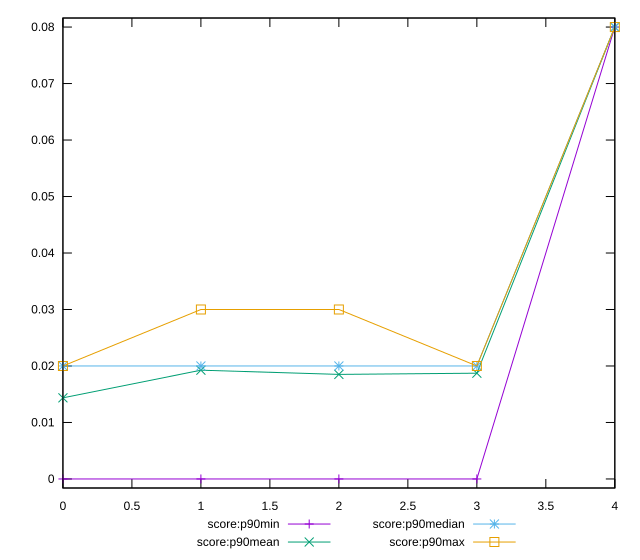

The gnuplot source for this figure:
reset

$scoreP90Min <<EOF
0 0
1 0
2 0
3 0
4 0.08
EOF

$scoreP90Mean <<EOF
0 0.014361702127659583
1 0.019255319148936183
2 0.01851063829787235
3 0.01872340425531916
4 0.08000000000000006
EOF

$scoreP90Median <<EOF
0 0.02
1 0.02
2 0.02
3 0.02
4 0.08
EOF

$scoreP90Max <<EOF
0 0.02
1 0.03
2 0.03
3 0.02
4 0.08
EOF

set key outside below
set xrange [0:4]
set yrange [-0.0016000000000000012:0.08160000000000006]
set trange [-0.0016000000000000012:0.08160000000000006]
set terminal svg size 640, 560 enhanced background rgb 'white'
set output "report_00015_2021-02-09T16-11-33.973Z/cumulative-layout-shift/progression/score.svg"

plot $scoreP90Min title "score:p90min" with linespoints, \
     $scoreP90Mean title "score:p90mean" with linespoints, \
     $scoreP90Median title "score:p90median" with linespoints, \
     $scoreP90Max title "score:p90max" with linespoints

reset
